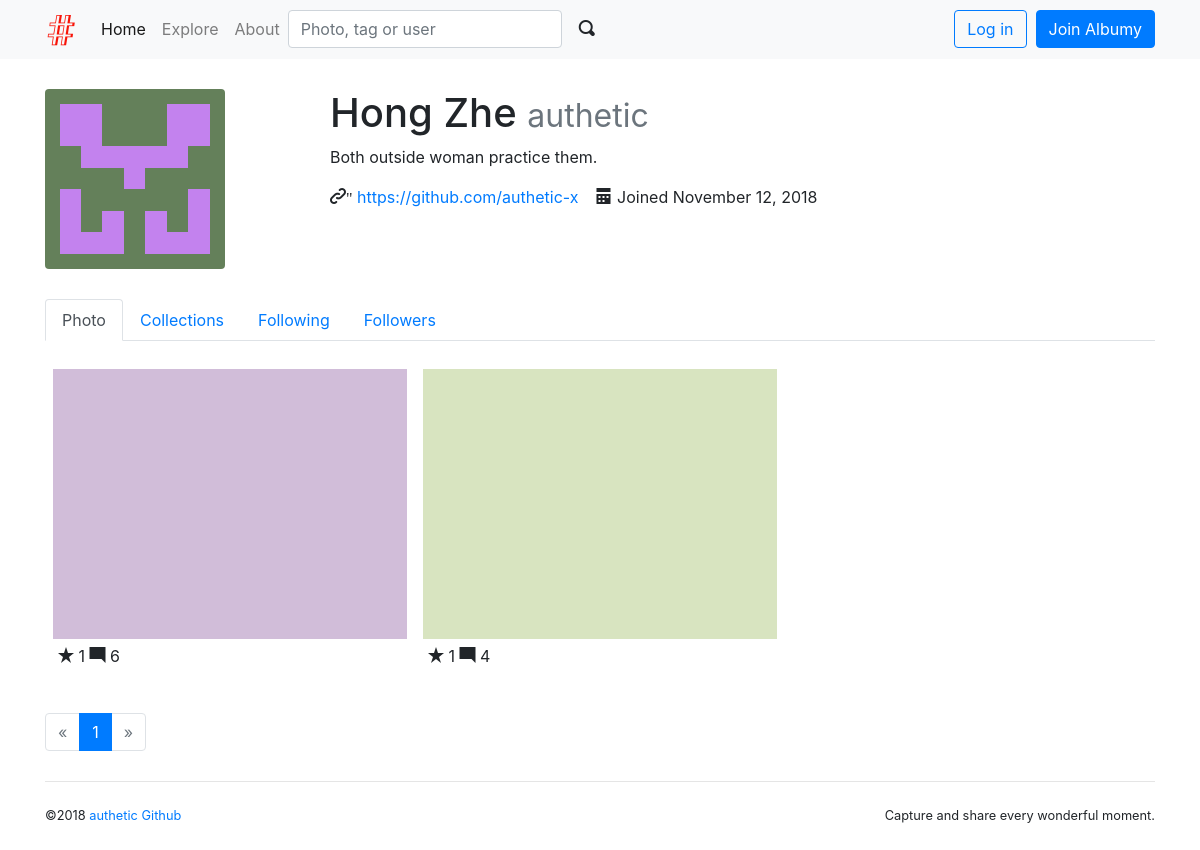
/user/authetic, run on the app's committed database.
### albumy/models.py (models this page shows, shortened)
@whooshee.register_model('username', 'name')
class User(db.Model, UserMixin):
    id = db.Column(db.Integer, primary_key=True)
    username = db.Column(db.String(20), unique=True, index=True)
    email = db.Column(db.String(254), unique=True, index=True)
    password_hash = db.Column(db.String(128))
    name = db.Column(db.String(30))
    website = db.Column(db.String(255))
    bio = db.Column(db.String(120))
    location = db.Column(db.String(50))
    member_since = db.Column(db.DateTime, default=datetime.utcnow)
    confirmed = db.Column(db.Boolean, default=False)
    avatar_s = db.Column(db.String(64))
    avatar_m = db.Column(db.String(64))
    avatar_l = db.Column(db.String(64))
    avatar_raw = db.Column(db.String(64))
    receive_comment_notification = db.Column(db.Boolean, default=True)
    receive_follow_notification = db.Column(db.Boolean, default=True)
    receive_collect_notification = db.Column(db.Boolean, default=True)
    show_collections = db.Column(db.Boolean, default=True)
    locked = db.Column(db.Boolean, default=False)
    active = db.Column(db.Boolean, default=True)
    role_id = db.Column(db.Integer, db.ForeignKey('role.id'))
    role = db.relationship('Role', back_populates='users')
    photos = db.relationship('Photo', back_populates='author', cascade='all')
    collections = db.relationship('Collect', back_populates='collector', cascade='all')
    following = db.relationship('Follow', foreign_keys=[Follow.follower_id], back_populates=
                                'follower', lazy='dynamic', cascade='all')
    followers = db.relationship('Follow', foreign_keys=[Follow.followed_id], back_populates=
                                'followed', lazy='dynamic', cascade='all')
    notifications = db.relationship('Notification', back_populates='receiver',
                                    cascade='all')

@whooshee.register_model('description')
class Photo(db.Model):
    id = db.Column(db.Integer, primary_key=True)
    description = db.Column(db.String(500))
    filename = db.Column(db.String(64))
    filename_s = db.Column(db.String(64))
    filename_m = db.Column(db.String(64))
    timestamp = db.Column(db.DateTime, default=datetime.utcnow)
    flag = db.Column(db.Integer, default=0)
    author_id = db.Column(db.Integer, db.ForeignKey('user.id'))
    author = db.relationship('User', back_populates='photos')
    tags = db.relationship('Tag', secondary=tagging, back_populates='photos')
    collectors = db.relationship('Collect', back_populates='collected', cascade='all')

### albumy/blueprints/user.py (the view)
@user_bp.route('/<username>')
def index(username):
    user = User.query.filter_by(username=username).first_or_404()
    if user == current_user and user.locked:
        flash('Your account is locked.', 'danger')
    if user == current_user and not user.active:
        logout_user()
    page = request.args.get('page', 1, type=int)
    per_page = current_app.config['ALBUMY_PHOTO_PER_PAGE']
    pagination = Photo.query.with_parent(user).order_by(Photo.timestamp.desc())\
                    .paginate(page, per_page)
    photos = pagination.items
    return render_template('user/index.html', user=user, pagination=pagination, photos=photos)

### albumy/__init__.py (called while the page is built)
def register_template_context(app):
    @app.context_processor
    def make_template_context():
        if current_user.is_authenticated:
            notification_count = Notification.query.with_parent(current_user).filter_by(is_read=False).count()
        else:
            notification_count = None
        return dict(notification_count=notification_count)

### albumy/extensions.py (called while the page is built)
    @property
    def is_admin(self):
        return False

    def can(self, permission_name):
        return False

### albumy/templates/user/index.html (shortened to what this page needs)
{% extends 'base.html' %}
{% from 'bootstrap/pagination.html' import render_pagination %}
{% from 'macros.html' import photo_card %}
{% block content %}
    {% include 'user/_header.html' %}
    <div class="row">
        <div class="col-md-12">
            {% if photos %}
                {% for photo in photos %}
                    {{ photo_card(photo) }}
                {% endfor %}
            {% endif %}
        </div>
    </div>
    {% if photos %}
        <div class="page-footer">
            {{ render_pagination(pagination, align='center') }}
        </div>
    {% endif %}
{% endblock %}

### albumy/templates/macros.html (shortened to what this page needs)
{% macro photo_card(photo) %}
    <div class="photo-card card">
        <a class="card-thumbnail" href="{{ url_for('main.show_photo',
                photo_id=photo.id)}}">
            <img class="card-img-top portrait" src="{{ url_for('main.get_image',
                    filename=photo.filename_s) }}">
        </a>
        <div class="card-body">
            <span class="oi oi-star"></span>
            {{ photo.collectors|length }}
            <span class="oi oi-comment-square"></span>
            {{ photo.comments|length }}
        </div>
    </div>
{% endmacro %}

### albumy/templates/user/_header.html (shortened to what this page needs)
{% from 'bootstrap/nav.html' import render_nav_item %}
<div class="row">
    <div class="col-md-3">
        <img class="img-fluid rounded avatar-l" src="{{ url_for('main.get_avatar', filename=user.avatar_l) }}">
    </div>
    <div class="col-md-9">
        <h1>{{ user.name }}
            <small class="text-muted">{{ user.username }}</small>
        </h1>
        {% if user.bio %}<p>{{ user.bio }}</p>{% endif %}
        <p>
            {% if user.website %}
            <span class="oi oi-link-intact">"</span>
            <a href="{{ user.website }}" target="_blank">
                {{ user.website|truncate(30) }}
            </a>&nbsp;&nbsp;
            {% endif %}
            <span class="oi oi-calendar"></span>
            Joined {{ moment(user.member_since).format('LL') }}
        </p>
    </div>
</div>
<div class="user-nav">
    <ul class="nav nav-tabs">
        {{ render_nav_item('user.index', 'Photo', user.photos|length, username=user.username) }}
        {{ render_nav_item('user.show_collections', 'Collections', user.collections|length,
                username=user.username)}}
        {{ render_nav_item('user.show_following', 'Following', user.following.count() - 1,
                username=user.username) }}
        {{ render_nav_item('user.show_followers', 'Followers', user.followers.count() - 1,
                username=user.username) }}
    </ul>
</div>

### albumy/static/css/style.css (style rules this page uses)
.user-nav { margin: 30px 0 20px; }
.page-footer { padding-top: 40px; }
nav { margin-bottom: 30px; }
.avatar-l { width: 180px; height: 180px; }
.photo-card { float: left; width: 33.333%; padding: 0.5rem 0.5rem 0 0.5rem; border: 0; }
.photo-card .card-body { padding: 5px; }
.card-thumbnail { position: relative; width: auto; height: 20em; overflow: hidden; }
.card-thumbnail img { position: absolute; left: 50%; top: 50%; height: 100%; width: auto; -webkit-transform: translate(-50%, -50%); -ms-transform: translate(-50%, -50%); transform: translate(-50%, -50%); }
.card-thumbnail img.portrait { width: 100%; height: auto; }
@media (max-width: 1280px) { .card-thumbnail { height: 270px; } }

### data on the page
User: avatar_l (picture), name "Hong Zhe", username "authetic", bio "Both outside woman practice them.", website "https://github.com/authetic-x", member_since "November 12, 2018", username "Following", username "Followers"
Photo: filename_s (picture), collectors|length "1", comments|length "6"
Photo: filename_s (picture), collectors|length "1", comments|length "4"

### other printed values
{{ render_pagination(pagination, align='center') }} "« 1 »"
